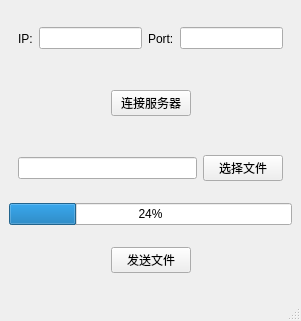
<?xml version="1.0" encoding="UTF-8"?>
<ui version="4.0">
 <class>MainWindow</class>
 <widget class="QMainWindow" name="MainWindow">
  <property name="geometry">
   <rect>
    <x>0</x>
    <y>0</y>
    <width>301</width>
    <height>321</height>
   </rect>
  </property>
  <property name="windowTitle">
   <string>MainWindow</string>
  </property>
  <widget class="QWidget" name="centralwidget">
   <layout class="QVBoxLayout" name="verticalLayout">
    <item>
     <widget class="QWidget" name="widget" native="true">
      <layout class="QHBoxLayout" name="horizontalLayout">
       <item>
        <widget class="QLabel" name="label">
         <property name="text">
          <string>IP:</string>
         </property>
        </widget>
       </item>
       <item>
        <widget class="QLineEdit" name="ip"/>
       </item>
       <item>
        <widget class="QLabel" name="label_2">
         <property name="text">
          <string>Port:</string>
         </property>
        </widget>
       </item>
       <item>
        <widget class="QLineEdit" name="port"/>
       </item>
      </layout>
     </widget>
    </item>
    <item>
     <widget class="QWidget" name="widget_4" native="true">
      <layout class="QHBoxLayout" name="horizontalLayout_4">
       <item>
        <spacer name="horizontalSpacer_3">
         <property name="orientation">
          <enum>Qt::Horizontal</enum>
         </property>
         <property name="sizeHint" stdset="0">
          <size>
           <width>40</width>
           <height>20</height>
          </size>
         </property>
        </spacer>
       </item>
       <item>
        <widget class="QPushButton" name="connect">
         <property name="text">
          <string>连接服务器</string>
         </property>
        </widget>
       </item>
       <item>
        <spacer name="horizontalSpacer_4">
         <property name="orientation">
          <enum>Qt::Horizontal</enum>
         </property>
         <property name="sizeHint" stdset="0">
          <size>
           <width>40</width>
           <height>20</height>
          </size>
         </property>
        </spacer>
       </item>
      </layout>
     </widget>
    </item>
    <item>
     <widget class="QWidget" name="widget_2" native="true">
      <layout class="QHBoxLayout" name="horizontalLayout_2">
       <item>
        <widget class="QLineEdit" name="filePath"/>
       </item>
       <item>
        <widget class="QPushButton" name="selectFile">
         <property name="text">
          <string>选择文件</string>
         </property>
        </widget>
       </item>
      </layout>
     </widget>
    </item>
    <item>
     <widget class="QProgressBar" name="progressBar">
      <property name="value">
       <number>24</number>
      </property>
     </widget>
    </item>
    <item>
     <widget class="QWidget" name="widget_3" native="true">
      <layout class="QHBoxLayout" name="horizontalLayout_3">
       <item>
        <spacer name="horizontalSpacer">
         <property name="orientation">
          <enum>Qt::Horizontal</enum>
         </property>
         <property name="sizeHint" stdset="0">
          <size>
           <width>40</width>
           <height>20</height>
          </size>
         </property>
        </spacer>
       </item>
       <item>
        <widget class="QPushButton" name="sendFile">
         <property name="text">
          <string>发送文件</string>
         </property>
        </widget>
       </item>
       <item>
        <spacer name="horizontalSpacer_2">
         <property name="orientation">
          <enum>Qt::Horizontal</enum>
         </property>
         <property name="sizeHint" stdset="0">
          <size>
           <width>40</width>
           <height>20</height>
          </size>
         </property>
        </spacer>
       </item>
      </layout>
     </widget>
    </item>
   </layout>
  </widget>
  <widget class="QMenuBar" name="menubar">
   <property name="geometry">
    <rect>
     <x>0</x>
     <y>0</y>
     <width>301</width>
     <height>23</height>
    </rect>
   </property>
  </widget>
  <widget class="QStatusBar" name="statusbar"/>
 </widget>
 <resources/>
 <connections/>
</ui>
